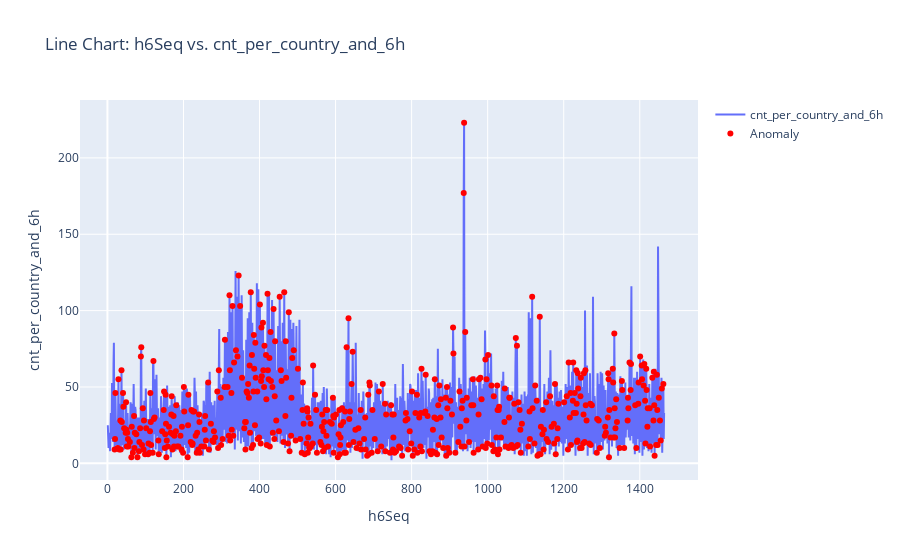
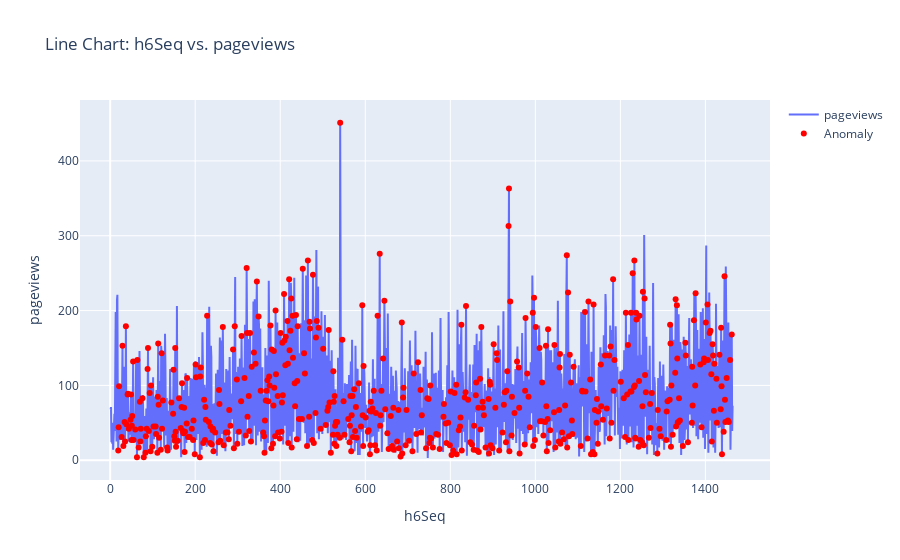
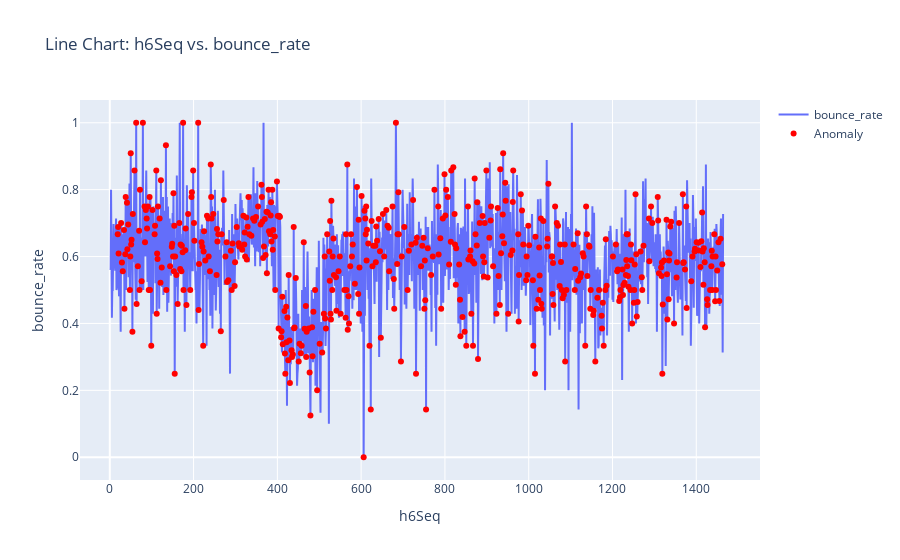
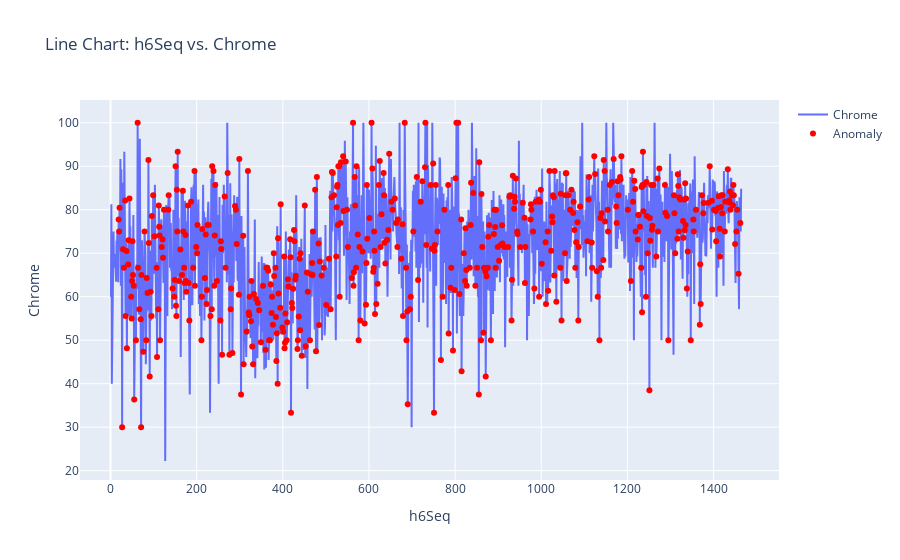

The code cell stored with these charts, in order, in its notebook:
### Code cell
import plotly.graph_objects as go

imp_cols = [
 'cnt_per_country_and_6h',
 'pageviews',
 'bounce_rate',
 'Chrome',
 'Safari',
 'Firefox',
 'desktop',
 'mobile',
 'tablet',
 'Macintosh',
 'Windows',
 'Android',
 'iOS',
 'Linux']

for x in imp_cols:
    # Create a line chart
    fig = go.Figure()

    # Add a line trace for x
    fig.add_trace(go.Scatter(x=df['h6Seq'], y=df[x], mode='lines', name=x))

    # Filter the DataFrame for Anomaly equals 1
    anomaly_df = df[df['Anomaly'] == 1]

    # Add red points for Anomaly equals 1
    fig.add_trace(go.Scatter(x=anomaly_df['h6Seq'], y=anomaly_df[x],
                            mode='markers', name='Anomaly', marker=dict(color='red')))

    # Set plot title and axis labels
    fig.update_layout(title=f'Line Chart: h6Seq vs. {x}',
                    xaxis_title='h6Seq',
                    yaxis_title=x)

    # Show the plot
    fig.show()

### Figure 1 — Plotly figure (JSON) as saved in the notebook; plotly's stock layout.template omitted (floating-point values rounded to 4 significant figures; data arrays with more than 128 entries replaced by an {"elided": "..."} marker saying what was removed)
{"data": [{"mode": "lines", "name": "cnt_per_country_and_6h", "type": "scatter", "x": {"elided": "1464 int values"}, "y": {"elided": "1464 int values"}}, {"marker": {"color": "red"}, "mode": "markers", "name": "Anomaly", "type": "scatter", "x": {"elided": "529 int values"}, "y": {"elided": "529 int values"}}], "layout": {"title": {"text": "Line Chart: h6Seq vs. cnt_per_country_and_6h"}, "xaxis": {"title": {"text": "h6Seq"}}, "yaxis": {"title": {"text": "cnt_per_country_and_6h"}}}}

### Figure 2 — Plotly figure (JSON) as saved in the notebook; plotly's stock layout.template omitted (floating-point values rounded to 4 significant figures; data arrays with more than 128 entries replaced by an {"elided": "..."} marker saying what was removed)
{"data": [{"mode": "lines", "name": "pageviews", "type": "scatter", "x": {"elided": "1464 int values"}, "y": {"elided": "1464 int values"}}, {"marker": {"color": "red"}, "mode": "markers", "name": "Anomaly", "type": "scatter", "x": {"elided": "529 int values"}, "y": {"elided": "529 int values"}}], "layout": {"title": {"text": "Line Chart: h6Seq vs. pageviews"}, "xaxis": {"title": {"text": "h6Seq"}}, "yaxis": {"title": {"text": "pageviews"}}}}

### Figure 3 — Plotly figure (JSON) as saved in the notebook; plotly's stock layout.template omitted (floating-point values rounded to 4 significant figures; data arrays with more than 128 entries replaced by an {"elided": "..."} marker saying what was removed)
{"data": [{"mode": "lines", "name": "bounce_rate", "type": "scatter", "x": {"elided": "1464 int values"}, "y": {"elided": "1464 float values"}}, {"marker": {"color": "red"}, "mode": "markers", "name": "Anomaly", "type": "scatter", "x": {"elided": "529 int values"}, "y": {"elided": "529 float values"}}], "layout": {"title": {"text": "Line Chart: h6Seq vs. bounce_rate"}, "xaxis": {"title": {"text": "h6Seq"}}, "yaxis": {"title": {"text": "bounce_rate"}}}}

### Figure 4 — Plotly figure (JSON) as saved in the notebook; plotly's stock layout.template omitted (floating-point values rounded to 4 significant figures; data arrays with more than 128 entries replaced by an {"elided": "..."} marker saying what was removed)
{"data": [{"mode": "lines", "name": "Chrome", "type": "scatter", "x": {"elided": "1464 int values"}, "y": {"elided": "1464 float values"}}, {"marker": {"color": "red"}, "mode": "markers", "name": "Anomaly", "type": "scatter", "x": {"elided": "529 int values"}, "y": {"elided": "529 float values"}}], "layout": {"title": {"text": "Line Chart: h6Seq vs. Chrome"}, "xaxis": {"title": {"text": "h6Seq"}}, "yaxis": {"title": {"text": "Chrome"}}}}
